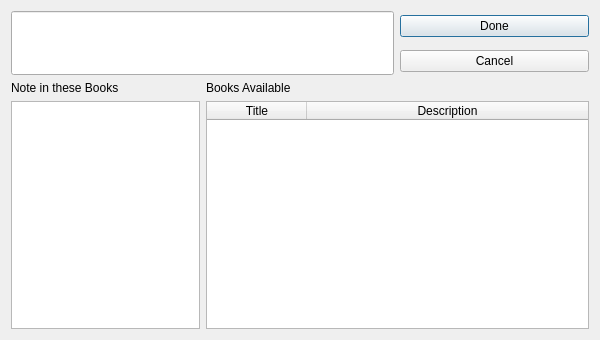
<?xml version="1.0" encoding="UTF-8"?>
<ui version="4.0">
 <class>BookRefs</class>
 <widget class="QDialog" name="BookRefs">
  <property name="geometry">
   <rect>
    <x>0</x>
    <y>0</y>
    <width>600</width>
    <height>340</height>
   </rect>
  </property>
  <property name="windowTitle">
   <string>Notes Books</string>
  </property>
  <property name="windowIcon">
   <iconset resource="../nota.qrc">
    <normaloff>:/img/nb.png</normaloff>:/img/nb.png</iconset>
  </property>
  <layout class="QGridLayout" name="gridLayout">
   <item row="0" column="0" rowspan="2" colspan="2">
    <widget class="QLineEdit" name="noteName">
     <property name="sizePolicy">
      <sizepolicy hsizetype="Expanding" vsizetype="Fixed">
       <horstretch>5</horstretch>
       <verstretch>0</verstretch>
      </sizepolicy>
     </property>
     <property name="minimumSize">
      <size>
       <width>0</width>
       <height>64</height>
      </size>
     </property>
    </widget>
   </item>
   <item row="0" column="2">
    <widget class="QPushButton" name="doneButton">
     <property name="sizePolicy">
      <sizepolicy hsizetype="Minimum" vsizetype="Fixed">
       <horstretch>1</horstretch>
       <verstretch>0</verstretch>
      </sizepolicy>
     </property>
     <property name="text">
      <string>Done</string>
     </property>
    </widget>
   </item>
   <item row="1" column="2">
    <widget class="QPushButton" name="cancelButton">
     <property name="text">
      <string>Cancel</string>
     </property>
    </widget>
   </item>
   <item row="2" column="0">
    <widget class="QLabel" name="hasBooks">
     <property name="text">
      <string>Note in these Books</string>
     </property>
    </widget>
   </item>
   <item row="2" column="1">
    <widget class="QLabel" name="availBooks">
     <property name="text">
      <string>Books Available</string>
     </property>
    </widget>
   </item>
   <item row="3" column="0">
    <widget class="QListWidget" name="noteBooks">
     <property name="sizePolicy">
      <sizepolicy hsizetype="Expanding" vsizetype="Expanding">
       <horstretch>3</horstretch>
       <verstretch>0</verstretch>
      </sizepolicy>
     </property>
    </widget>
   </item>
   <item row="3" column="1" colspan="2">
    <widget class="QTableWidget" name="bookTable">
     <property name="sizePolicy">
      <sizepolicy hsizetype="Expanding" vsizetype="Expanding">
       <horstretch>5</horstretch>
       <verstretch>0</verstretch>
      </sizepolicy>
     </property>
     <property name="columnCount">
      <number>2</number>
     </property>
     <attribute name="horizontalHeaderStretchLastSection">
      <bool>true</bool>
     </attribute>
     <attribute name="verticalHeaderStretchLastSection">
      <bool>false</bool>
     </attribute>
     <attribute name="horizontalHeaderStretchLastSection">
      <bool>true</bool>
     </attribute>
     <attribute name="verticalHeaderStretchLastSection">
      <bool>false</bool>
     </attribute>
     <column>
      <property name="text">
       <string>Title</string>
      </property>
     </column>
     <column>
      <property name="text">
       <string>Description</string>
      </property>
     </column>
    </widget>
   </item>
  </layout>
 </widget>
 <resources>
  <include location="../nota.qrc"/>
 </resources>
 <connections/>
</ui>
